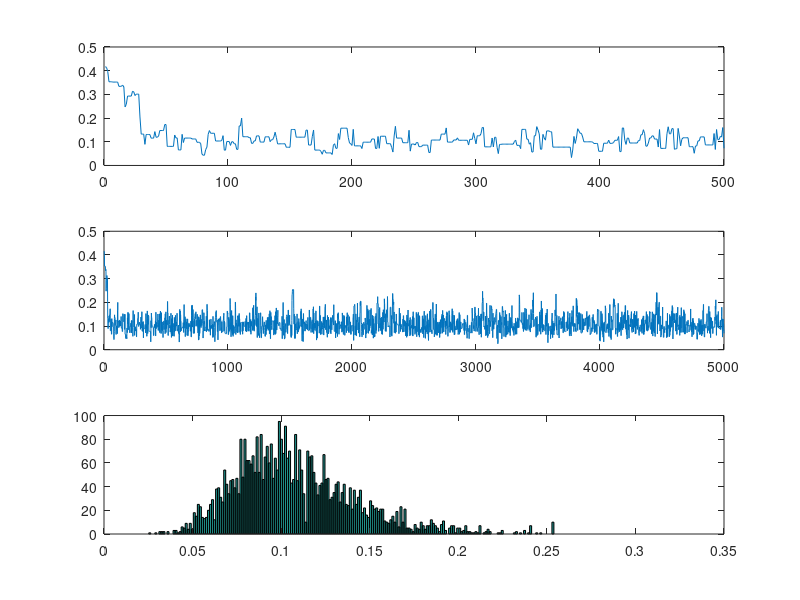

Here is the MATLAB script that generated this plot:
function [d] = mcmcjc69(theta0)
%MCMCJC69 - Example of distance estimation under jc69 model to explain MCMC algorithm
%
%REF: Mathematics of Evolution and Phylogen, Edited by Olivier Gascuel

% $LastChangedDate: 2013-01-06 12:45:03 -0600 (Sun, 06 Jan 2013) $
% $LastChangedRevision: 328 $
% $LastChangedBy: jcai $


if (nargin<1), 
	theta0=.5;  % initial state
end

%omega=.01;
omega=.2;

n=100;
x=10;
u=1/.1;

nstep=5000;
d=zeros(1,nstep);

way=2;
for k=1:nstep
	theta=theta0-omega/2+omega*rand;
	if (theta<0), theta=-1*theta; end
	switch (way)
	    case (1)
            p1=prior(theta,u)/prior(theta0,u);
            p2=jclike(theta,n,x)/jclike(theta0,n,x);
            alpha=min(1, p1*p2);
	    case (2)
            p1=log( prior(theta,u)*jclike(theta,n,x));
            p2=log( prior(theta0,u)*jclike(theta0,n,x));
            alpha=min(1, exp(p1-p2));
	end
	if (rand<alpha), theta0=theta;	end
	d(k)=theta0;
end

subplot(3,1,1),plot(d(1:500))
subplot(3,1,2),plot(d)
subplot(3,1,3),hist(d(500:end),200)


function [p] = prior(theta,u)
	p=u*exp(-u*theta);

function [lik] = jclike(theta,n,x)
	p=.75*(1-exp((-4/3)*theta));
	%lik=nchoosek(n,x)*(p^x)*(1-p)^(n-x);
	lik=(p^x)*(1-p)^(n-x);
    
    